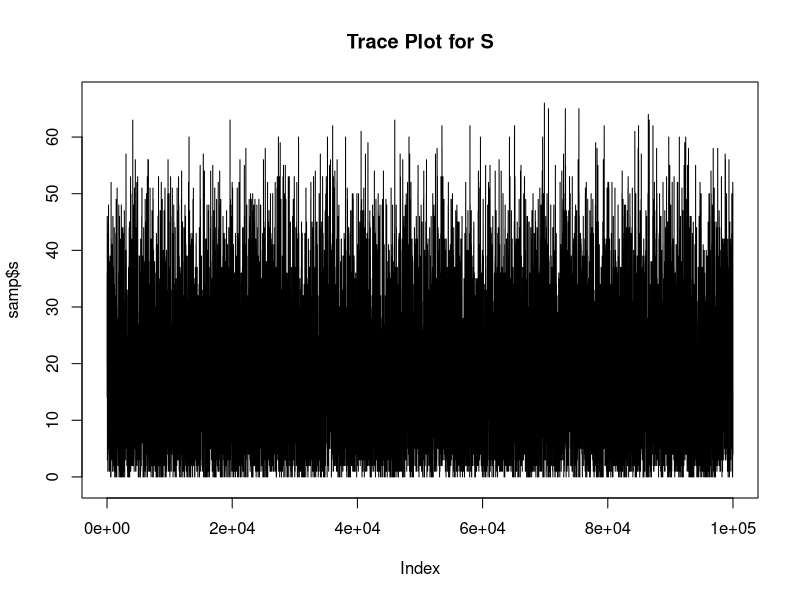
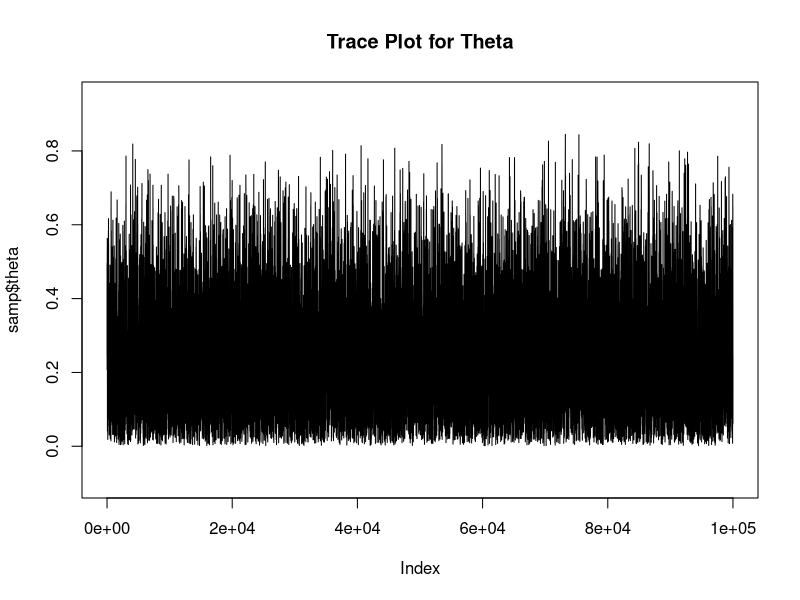
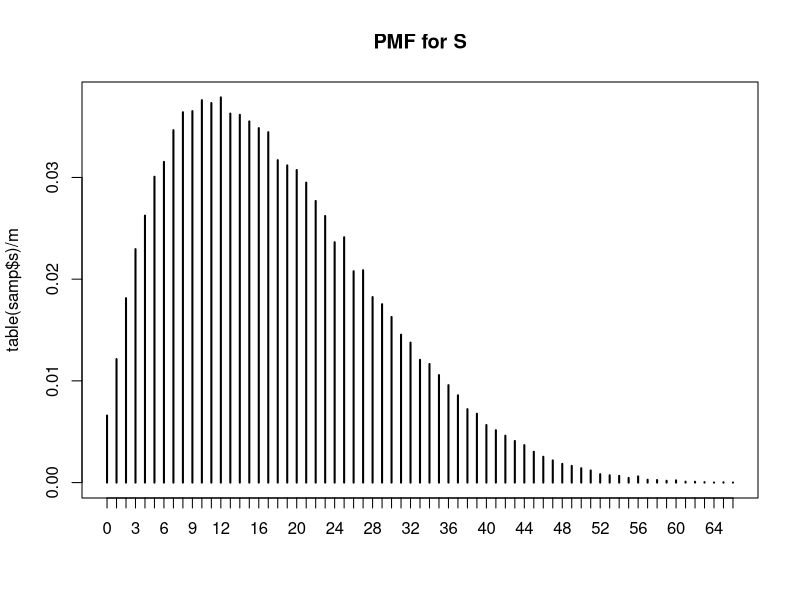
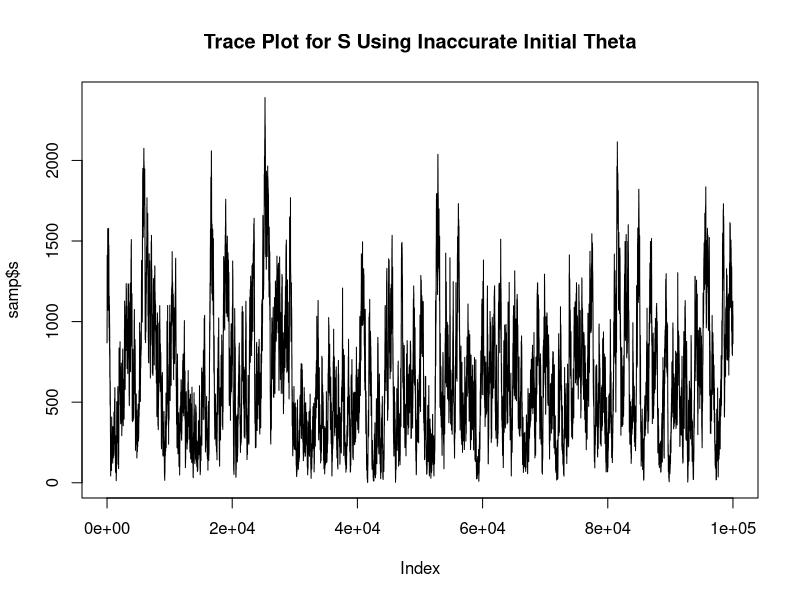
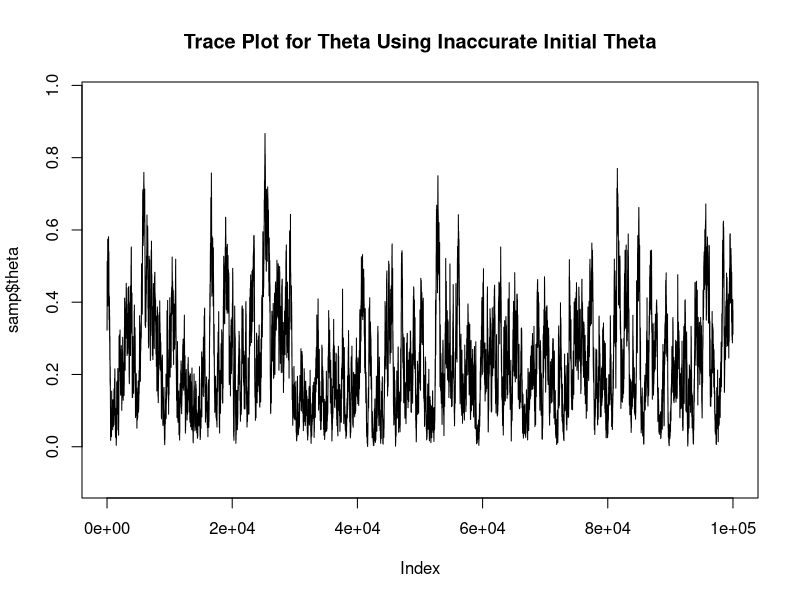

Recreate these plots in R, in order.
# # # # # # # # # # # # # # # # # # # # # # # # # # # # # # # # # # # # # # # #
# This script implement's a Gibb's sampler for a bivariate samples from a     #
#   joint density (s, \theta) where s has a Binomial conditional distrib and  #
#   and \theta has a Beta conditional distrib
#                                                                             #
# Author: April Walker                                                        #
# # # # # # # # # # # # # # # # # # # # # # # # # # # # # # # # # # # # # # # #

#
# bivariate gibbs: adapted from Dr. Datta's normal_gibbs to handle bivariate
#   samples
#
#   input--
#   alpha.0: beta distrib's inital 'alpha' parameter
#   beta.0: beta distrib's inital 'beta' parameter
#   s.0: initial value for s~binom samples
#   theta.0: initial value for theta~beta samples
#   niter: number of samples wanted
#   burn.in: number of samples to toss
#
#   output--
#   list$s: the gibbs samples for s
#   list$theta: the gibbs samples for theta
bivariate_gibbs<- function(alpha.0, beta.0, s.0, theta.0, niter, burn.in=0) {
  s <- theta <- rep(0, niter+burn.in)
  n <- as.integer(round(s.0/theta.0))
  # set first value as initial given value...
  s[1] <- s.0
  theta[1] <- theta.0
  for (i in 2:(niter+burn.in)) {
    # as defined in background sample from s(i) and theta(i)
    s[i] = rbinom(1, n, theta[i-1])
    theta[i] = rbeta(1,alpha.0 + s[i], beta.0 + n - s[i])
  }
  return(list(s = s[-(1:burn.in)], theta = theta[-(1:burn.in)])) # bivariate samples
}

m <- 1e5 # number of samples we want

n <- 74 # taken from background observed data
s.0 <- 16 # taken from background observed data
theta.0 <- s.0/n # MLE for theta from observed data
alpha.0 <- 2.0 # as defined in background as our prior
beta.0 <- 6.4 # as defined in background as our prior

samp <- bivariate_gibbs(alpha.0, beta.0, s.0, theta.0, niter=m, burn.in=1000)

### Trace plots
jpeg("trace_s_prob1_alt.jpg")
plot(samp$s, type = "s", main = "Trace Plot for S", ylim = c(min(samp$s)-1,max(samp$s)+1))
dev.off()

jpeg("trace_theta_prob1_alt.jpg")
plot(samp$theta, type = "s", main = "Trace Plot for Theta", ylim = c(min(samp$theta)-0.1,max(samp$theta)+0.1))
dev.off()

### Histogram (alt kind)
jpeg("hist_s_prob1.jpg")
plot(table(samp$s)/m, main = "PMF for S")
dev.off()

### Posterior Median
cat("MLE of theta:                 ", s.0/n, "\n")
cat("Posterior median of theta:    ", median(samp$theta), "\n \n ")

### Test sensitivity with alternative samples...
samp2 <- bivariate_gibbs(alpha.0, beta.0, s.0, theta.0*.5, niter=m, burn.in=1000)
samp3 <- bivariate_gibbs(alpha.0, beta.0, s.0, theta.0*(2/74), niter=m, burn.in=1000)
samp4 <- bivariate_gibbs(alpha.0, beta.0, s.0, theta.0*2, niter=m, burn.in=1000)

cat("Posterior median of with theta.0 < MLE theta:     ", median(samp2$theta), "\n")
cat("Posterior median of with theta.0 << MLE theta:    ", median(samp3$theta), "\n")
cat("Posterior median of with theta.0 > MLE theta:     ", median(samp4$theta), "\n \n")

# out of curiosity...
cat("Posterior median of s:    ", median(samp$s), "\n")

### Trace plots inaccurate theta
samp <-samp3

jpeg("trace_s_prob1_alt.jpg")
plot(samp$s, type = "s", main = "Trace Plot for S Using Inaccurate Initial Theta", ylim = c(min(samp$s)-1,max(samp$s)+1))
dev.off()

jpeg("trace_theta_prob1_alt.jpg")
plot(samp$theta, type = "s", main = "Trace Plot for Theta Using Inaccurate Initial Theta", ylim = c(min(samp$theta)-0.1,max(samp$theta)+0.1))
dev.off()
